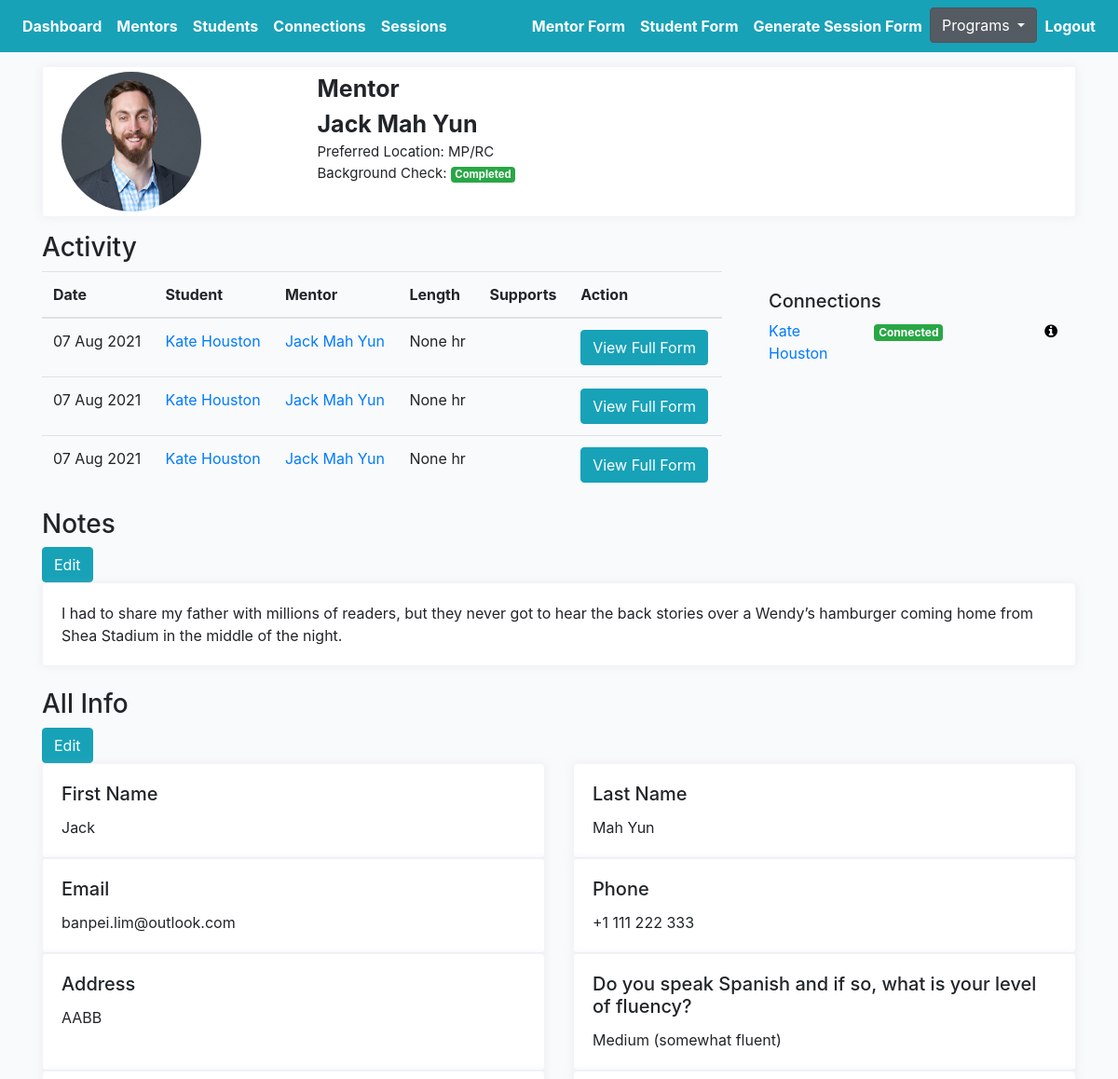
Page /mentoring/jack-mah-yun/mentor-profile-detail (signed in, upper part) on the earlier database version.
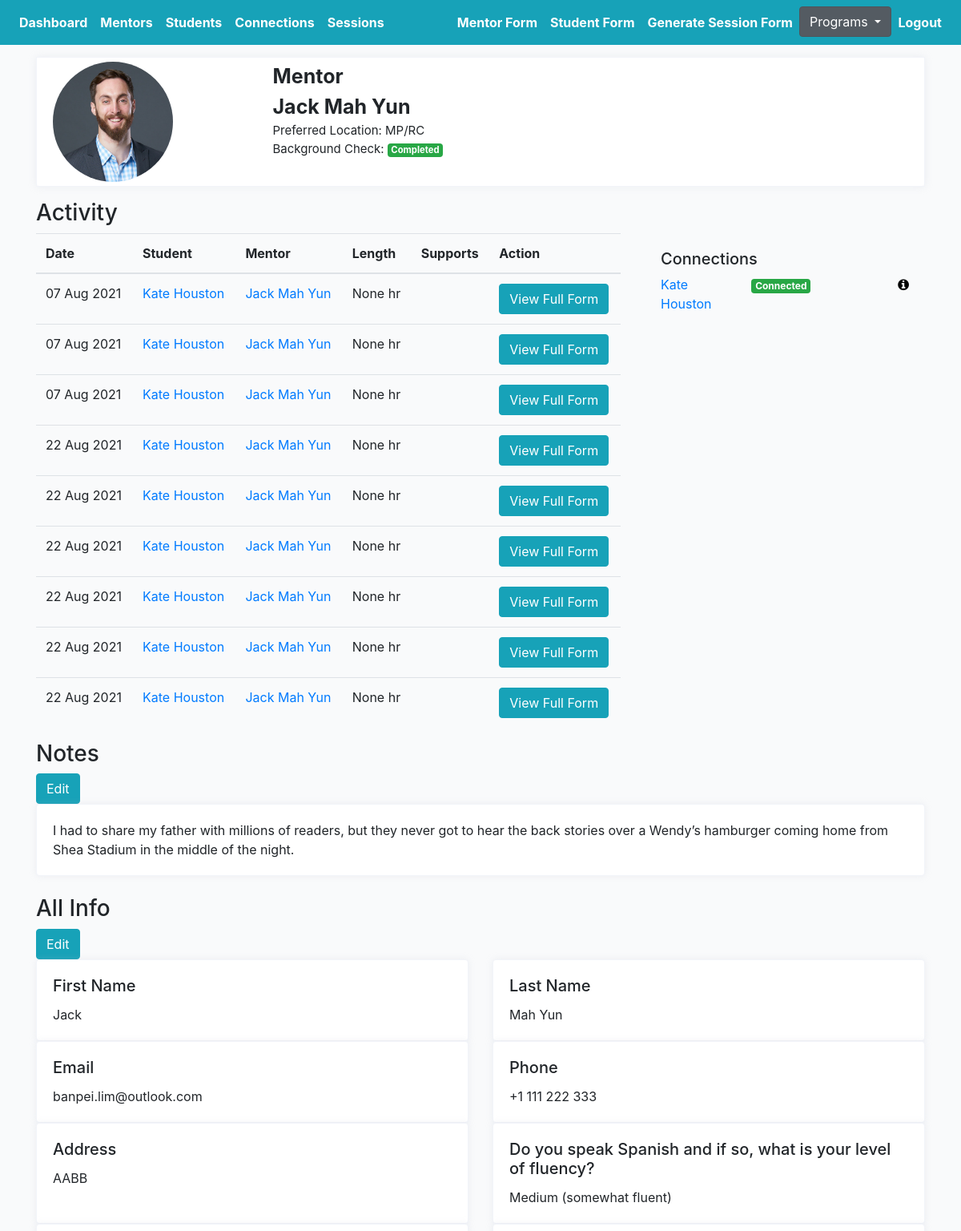
Same page on the later database version.
### mprofiles/models.py (models this page shows, shortened)
class Session(models.Model):
    connection = models.ForeignKey(Connection, on_delete=models.CASCADE)
    meet = models.IntegerField(null=True, blank=True)
    dialogue = models.CharField(null=True, blank=True, max_length=200, choices=YES_NO)
    length = models.FloatField(null=True, blank=True)
    summary = models.TextField(null=True, blank=True, max_length=1000)
    help = models.TextField(null=True, blank=True, max_length=1000)
    change = models.TextField(null=True, blank=True, max_length=1000)
    rate = models.IntegerField(null=True, blank=True)
    meaningful = models.IntegerField(null=True, blank=True)
    support = models.TextField(null=True, blank=True, max_length=1000)
    elaborate = models.TextField(null=True, blank=True, max_length=1000)
    urgent = models.TextField(null=True, blank=True, max_length=1000)
    question = models.TextField(null=True, blank=True, max_length=1000)
    updated = models.DateTimeField(auto_now=True)
    created = models.DateTimeField(auto_now_add=True)
    submit_status = models.BooleanField(default=False)
    flag = models.BooleanField(default=False)
    urgent_check = models.BooleanField(default=False)
    def get_absolute_url(self):
        return reverse("mprofiles:session-detail", kwargs={"pk": self.pk})

class Connection(models.Model):
    student = models.ForeignKey(Student, on_delete=models.CASCADE, related_name='student')
    mentor = models.ForeignKey(Mentor, on_delete=models.CASCADE, related_name='mentor')
    status = models.CharField(max_length=200, choices=STATUS_CHOICES)
    updated = models.DateTimeField(auto_now=True)
    created = models.DateTimeField(auto_now_add=True)
    flag = models.BooleanField(default=False)
    note = models.TextField(null=True, blank=True, max_length=1000)
    def get_absolute_url(self):
        return reverse("mprofiles:connection-profile-detail", kwargs={"pk": self.pk})

class Student(models.Model):
    avatar = models.ImageField(default='avatar.png', upload_to='avatars/')
    first_name = models.CharField(max_length=200, blank=True)
    last_name = models.CharField(max_length=200, blank=True)
    email = models.EmailField(max_length=200, blank=True)
    phone = models.CharField(max_length=200, blank=True)
    address = models.CharField(max_length=200, blank=True)
    grade = models.CharField(max_length=200, blank=True)
    school = models.CharField(max_length=200, blank=True)
    academic_advisor = models.ForeignKey(Academicadvisor, null=True, blank=True, on_delete=models.CASCADE, related_name='academic_advisor')
    academic_advisor_email = models.EmailField(max_length=200, blank=True)
    reason = models.TextField(null=True, blank=True, max_length=1000)
    know = models.TextField(null=True, blank=True, max_length=1000)
    question1 = models.CharField(max_length=200, choices=QUESTION_CHOICES)
    answer1 = models.TextField(null=True, blank=True, max_length=1000)
    question2 = models.CharField(max_length=200, choices=QUESTION_CHOICES)
    answer2 = models.TextField(null=True, blank=True, max_length=1000)
    prefer_sex = models.CharField(max_length=200, choices=GENDER_CHOICES)
    geographical = models.CharField(max_length=200, choices=GEOGRAPHICAL_CHOICES)
    commit = models.CharField(null=True, blank=True, max_length=200, choices=YES_NO)
    available = models.CharField(null=True, blank=True, max_length=200, choices=YES_NO)
    seminar = models.CharField(null=True, blank=True, max_length=200, choices=YES_NO)
    understand = models.CharField(null=True, blank=True, max_length=200, choices=YES_NO)
    signature = models.CharField(null=True, blank=True, max_length=200, choices=YES_NO)
    updated = models.DateTimeField(auto_now=True)
    created = models.DateTimeField(auto_now_add=True)
    slug = models.SlugField(unique=True, blank=True)
    flag = models.BooleanField(default=False)
    note = models.TextField(null=True, blank=True, max_length=1000)
    def get_absolute_url(self):
        return reverse("mprofiles:student-profiles-detail", kwargs={"slug": self.slug})
    __initial_first_name = None
    __initial_last_name = None
    def __init__(self, *args, **kwargs):
        super().__init__(*args, **kwargs)
        self.__initial_first_name = self.first_name
        self.__initial_last_name = self.last_name

class Mentor(models.Model):
    avatar = models.ImageField(default='avatar.png', upload_to='avatars/')
    first_name = models.CharField(max_length=200, blank=True)
    last_name = models.CharField(max_length=200, blank=True)
    email = models.EmailField(max_length=200, blank=True)
    phone = models.CharField(max_length=200, blank=True)
    address = models.CharField(max_length=200, blank=True)
    spanish = models.CharField(null=True, blank=True, max_length=200, choices=SPANISH_CHOICES)
    language = models.TextField(null=True, blank=True, max_length=1000)
    emergency_contact = models.TextField(null=True, blank=True, max_length=1000)
    employment_status = models.CharField(max_length=200, choices=EMPLOYMENT_CHOICES)
    employer_info = models.TextField(null=True, blank=True, max_length=1000)
    partner = models.CharField(null=True, blank=True, max_length=200, choices=PARTNER_CHOICES)
    hear = models.TextField(null=True, blank=True, max_length=1000)
    experience = models.TextField(null=True, blank=True, max_length=1000)
    reason = models.TextField(null=True, blank=True, max_length=1000)
    know = models.TextField(null=True, blank=True, max_length=1000)
    question1 = models.CharField(null=True, blank=True, max_length=200, choices=QUESTION_CHOICES)
    answer1 = models.TextField(null=True, blank=True, max_length=1000)
    question2 = models.CharField(null=True, blank=True, max_length=200, choices=QUESTION_CHOICES)
    answer2 = models.TextField(null=True, blank=True, max_length=1000)
    support = models.ManyToManyField(Support, blank=True, related_name='supports')
    prefer_sex = models.CharField(max_length=200, choices=GENDER_CHOICES)
    geographical = models.CharField(max_length=200, choices=GEOGRAPHICAL_CHOICES)
    commit = models.CharField(null=True, blank=True, max_length=200, choices=YES_NO)
    available = models.CharField(null=True, blank=True, max_length=200, choices=YES_NO)
    seminar = models.CharField(null=True, blank=True, max_length=200, choices=YES_NO)
    signature = models.TextField(null=True, blank=True, max_length=1000)
    grant = models.CharField(max_length=200, choices=GRANT_CHOICES)
    cont_student_bridge = models.TextField(null=True, blank=True, max_length=1000)
    check = models.CharField(null=True, blank=True, max_length=200, choices=YES_NO)
    question = models.TextField(null=True, blank=True, max_length=1000)
    friends = models.ManyToManyField(Student, blank=True, related_name='mentors')
    updated = models.DateTimeField(auto_now=True)
    created = models.DateTimeField(auto_now_add=True)
    slug = models.SlugField(unique=True, blank=True)
    flag = models.BooleanField(default=False)
    note = models.TextField(null=True, blank=True, max_length=1000)
    ethnic = models.CharField(null=True, blank=True, max_length=200, choices=ETHNIC_CHOICES)
    def get_absolute_url(self):
        return reverse("mprofiles:mentor-profiles-detail", kwargs={"slug": self.slug})
    def get_mentor_connections(self):
        return self.mentor.filter()
    __initial_first_name = None
    __initial_last_name = None
    def __init__(self, *args, **kwargs):
        super().__init__(*args, **kwargs)
        self.__initial_first_name = self.first_name
        self.__initial_last_name = self.last_name

### mprofiles/views.py (the view)
# urls.py: path('<slug>/mentor-profile-detail', MentorDetailView.as_view(), name='mentor-profiles-detail'),
@method_decorator(login_required, name='dispatch')
@method_decorator(allowed_users(allowed_roles=['mentor', 'admin']), name='dispatch')
class MentorDetailView(DetailView):
    model = Mentor
    template_name = 'mentor/mentor-detail.html'
    def get_object(self):
        slug = self.kwargs.get('slug')
        mentor = Mentor.objects.get(slug=slug)
        return mentor
    def get_context_data(self, **kwargs):
        context = super().get_context_data(**kwargs)
        slug = self.kwargs.get('slug')
        mentor = Mentor.objects.get(slug=slug)
        sessions = Session.objects.filter(submit_status=True).filter(connection__mentor=mentor)
        sessions_ = []
        for item in sessions:
            sessions_.append(item)
        context["sessions"] = sessions_
        return context

### templates/mentor/mentor-detail.html (shortened to what the changed rows need)
{% extends 'mbase.html' %}
{% load static %}
{% block stylesheet %}{% static '/css/profile.css' %}{% endblock %}
{% block content %}
<div class="row">
    <div class="col-8 table-responsive-lg">
        <table class="table">
            <thead>
                <tr>
                    <th scope="col">Date</th>
                    <th scope="col">Student</th>
                    <th scope="col">Mentor</th>
                    <th scope="col">Length</th>
                    <th scope="col">Supports</th>
                    <th scope="col">Action</th>
                </tr>
            </thead>
            <tbody>
                {% for session in sessions %}
                <tr>
                    <td>{{session.created|date:"d M Y"}}</td>
                    <td><a href="{{session.connection.student.get_absolute_url}}">{{session.connection.student.first_name}}
                            {{session.connection.student.last_name}}</a></td>
                    <td><a href="{{session.connection.mentor.get_absolute_url}}">{{session.connection.mentor.first_name}}
                            {{session.connection.mentor.last_name}}</a></td>
                    <td>{{session.length}} hr</td>
                    <td>
                    </td>
                    <td><a href="{{session.get_absolute_url}}"><button type="submit" class="btn btn-info">View Full
                                Form</button></a></td>
                </tr>
                {% endfor %}
            </tbody>
        </table>
    </div>
    <div class="col-4">
        <div class="card-body">
            {% for connection in mentor.get_mentor_connections %}
            <div class="row">
                <div class="col"><a href="{{connection.student.get_absolute_url}}">{{connection.student.first_name}}
                        {{connection.student.last_name}}</a></div>
                {% if connection.status == 'connected' %}
                <div class="col"><span class="badge badge-success">Connected</div>
                {% elif connection.status == 'disconnected' %}
                <div class="col"><span class="badge badge-danger">Disconnected</div>
                {% elif connection.status == 'inactive' %}
                <div class="col"><span class="badge badge-warning">Inactive</div>
                {% endif %}
                <div class="col" style="text-align: right;"><a href="{{connection.get_absolute_url}}"><i
                            class="fa fa-info-circle" style="color:black"></i></a></div>
            </div>
            {% endfor %}
        </div>
    </div>
</div>
{% endblock content %}

Differences in the rows shown:
added Session: created "22 Aug 2021", connection.student.first_name "Kate", connection.student.last_name "Houston", connection.mentor.first_name "Jack", connection.mentor.last_name "Mah Yun", length "None"
added Session: created "22 Aug 2021", connection.student.first_name "Kate", connection.student.last_name "Houston", connection.mentor.first_name "Jack", connection.mentor.last_name "Mah Yun", length "None"
added Session: created "22 Aug 2021", connection.student.first_name "Kate", connection.student.last_name "Houston", connection.mentor.first_name "Jack", connection.mentor.last_name "Mah Yun", length "None"
added Session: created "22 Aug 2021", connection.student.first_name "Kate", connection.student.last_name "Houston", connection.mentor.first_name "Jack", connection.mentor.last_name "Mah Yun", length "None"
added Session: created "22 Aug 2021", connection.student.first_name "Kate", connection.student.last_name "Houston", connection.mentor.first_name "Jack", connection.mentor.last_name "Mah Yun", length "None"
added Session: created "22 Aug 2021", connection.student.first_name "Kate", connection.student.last_name "Houston", connection.mentor.first_name "Jack", connection.mentor.last_name "Mah Yun", length "None"
